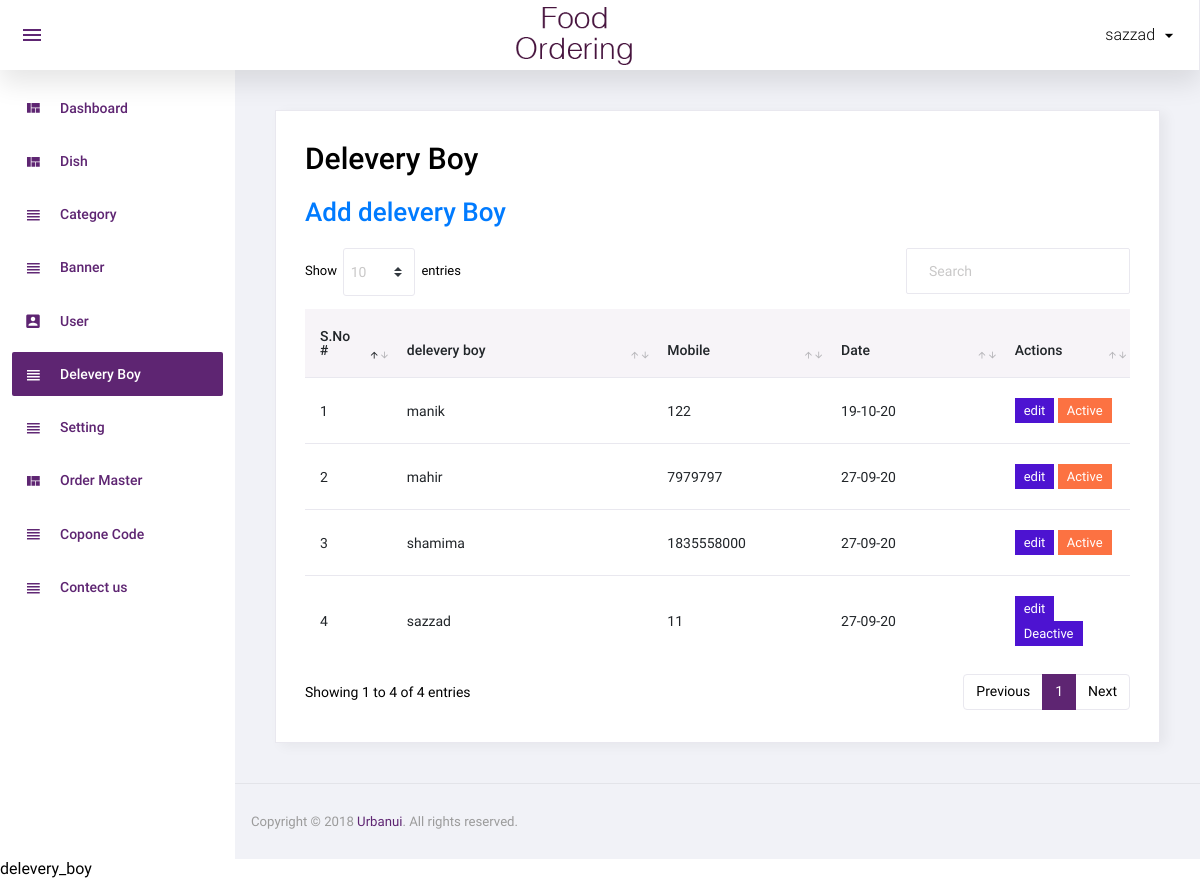
The app's page /admin/Delevery_boy.php (signed in) with its own data.
### tables this page shows
CREATE TABLE `delevery_boy` (
  `id` int(11) NOT NULL,
  `name` varchar(110) NOT NULL,
  `mobile` int(11) NOT NULL,
  `password` int(11) NOT NULL,
  `stats` int(11) NOT NULL,
  `add_on` datetime NOT NULL DEFAULT current_timestamp()
);

### admin/Delevery_boy.php (the view, shortened to what this page needs)
<?php
include('top.php');
$sql="select * from delevery_boy order by id desc";
$res=mysqli_query($con,$sql);
?>
  <div class="card">
            <div class="card-body">
              <h1 class="grid_title">Delevery Boy </h1>
             <h4><a href="add_delevery_boy.php" class="add_link">Add delevery Boy</a></h4>
              <div class="row grid_box">
                <div class="col-12">
                  <div class="table-responsive">
                    <table id="order-listing" class="table">
                      <thead>
                        <tr>
                            <th width="10%">S.No #</th>
                            <th width="30%">delevery boy</th>
                            <th width="20%">Mobile</th>
                            <th width="20%">Date</th>
                            <th width="15%">Actions</th>
                        </tr>
                      </thead>
                      <tbody>
                        <?php if(mysqli_num_rows($res)>0){
					          		$i=1;
					          		while($row=mysqli_fetch_assoc($res)){
												?>
						<tr>
              <td><?php echo $i?></td>
              <td><?php echo $row['name']?></td>
              <td><?php echo $row['mobile']?></td>
              <td><?php $strtime=strtotime($row['add_on']);
              echo date('d-m-y',$strtime)?></td>
							<td>
             	<a href="add_delevery_boy.php?id=<?php echo $row['id']?>"><label class="badge badge-info">edit</label></a>
								<?php
								if($row['stats']==1){
								?>
								<a href="?id=<?php echo $row['id']?>&type=deactive"><label class="badge badge-danger">Active</label></a>
								<?php
								}else{
								?>
								<a href="?id=<?php echo $row['id']?>&type=active"><label class="badge badge-info">Deactive</label></a>
								<?php
								}
								?>
							</td>
              </tr>
           <?php
						$i++;
						} } else { ?>
						<tr>
							<td colspan="5">No data found</td>
						</tr>
						<?php } ?>
                      </tbody>
                    </table>
                  </div>
				</div>
              </div>
            </div>
          </div>
<?php include('footer.php');?>

### admin/assets/css/custom.css (style rules this page uses)
a { cursor: pointer !important; }
h4 { font-size: 20px !important; }

### records on screen
delevery_boy: name "manik", mobile "122", add_on "19-10-20"
delevery_boy: name "mahir", mobile "7979797", add_on "27-09-20"
delevery_boy: name "shamima", mobile "1835558000", add_on "27-09-20"
delevery_boy: name "sazzad", mobile "11", add_on "27-09-20"

### other values on screen
$_SESSION['Admin_name'] "sazzad"
